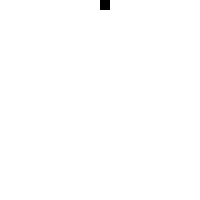
Frame 1 (no input)
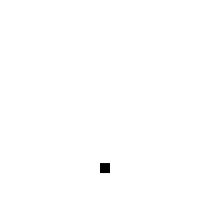
Frame 60 (the mouse pressed at the canvas centre just before this capture)
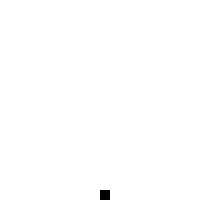
Frame 120 (the mouse held since frame 60 and released just before this capture)

The Processing sketch that drew these frames (run headless with seeded random() and noise(); from frame 60 on, the mouse is pressed at the canvas centre):

// Processing sketch: chapter_4_15
// ── chapter_4_15.pde
// example 5-9 page 78-79
// for reference, if needed: http://www.openprocessing.org/sketch/47766

float x = 100; // x location of square
float y = 0; // y loc of square

float speed = 0; // speed of square
float gravity = .75; // gravity effect
float decay = -.65; // set decay

int h = 10; // height
int w = 10; // width

void setup(){
	size(200, 200);
}

void draw(){
	background(255);
	// display the square
	fill(0);
	noStroke();
	rect(x, y, w, h);
	/* 
	speed = speed + gravity
	speed now looks like this:
	speed = .1
	speed = .2
	speed = .3, etc
	*/
	speed = speed + gravity;

	// location = location + speed
	y = y + speed;

	// if the square reaches the bottom, reverse the speed

	if (y > height - h){
		// set the position to be on the floor
		y = height - h;
		speed = speed * decay;
	}
}
